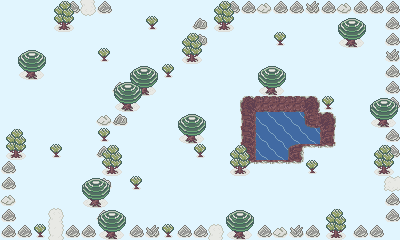

A level layout from a 2D game, rendered from its tile map. Below: a short description, then the map file with tile-grid data replaced by summaries:
An orthogonal 25x15 tile map with 16x16 px tiles, 2 tile layers (Tile Layer 1, Tile Layer 2), 5 tilesets and 9 objects (4x Door, 3x Modifier, NPC).

<map version="1.9" tiledversion="1.9.0" orientation="orthogonal" renderorder="right-down" width="25" height="15" tilewidth="16" tileheight="16" infinite="0" backgroundcolor="#e1f5fe" nextlayerid="11" nextobjectid="64">
 <properties>
  <property name="map-name" value="Route 5" />
  <property name="music" value="route-2" />
 </properties>
 <tileset firstgid="1" source="../tilesets/outdoor-1.tsx" />
 <tileset firstgid="129" source="../tilesets/monsters.tsx" />
 <tileset firstgid="204" source="../tilesets/npc_common.tsx" />
 <tileset firstgid="256" source="../tilesets/outdoor-2.tsx" />
 <tileset firstgid="416" source="../tilesets/basic.tsx" />
 <layer id="1" name="Tile Layer 1" width="25" height="15">
  <data>[375 cells, 125 non-empty, 22 distinct tile ids]</data>
 </layer>
 <objectgroup id="9" name="npc">
  <object id="58" class="NPC" gid="218" x="224" y="128" width="16" height="16">
   <properties>
    <property name="action">(if (and (! (has-item "40.eyeglasses")) (! (has-item "gem_4")))
    (begin
        (dialog
            '(("/_sad" "Today I really can't find any fish.")
            ("/" "But somehow I caught a pair of glasses. Do you want them?")))
        (define id "040-question-eyeglasses")
        (answer id '(("Yes" . #t) ("No" . #f)))
        (wait)
        (if (get id)
            (begin
                (dialog
                    '(("/" "Here you go!")
                    ("/hero_happy" "Thank you!")))
                (give-item "40.eyeglasses"))
            (dialog '(("/" "Oh, ok. Then I'll try to look for the owner.")))))
    (dialog '(("/" "Fishing is relaxing."))))</property>
   </properties>
  </object>
  <object id="60" class="Modifier" gid="434" x="80" y="192" width="16" height="16">
   <properties>
    <property name="moneyDelta" type="int" value="75" />
   </properties>
  </object>
 </objectgroup>
 <layer id="6" name="Tile Layer 2" width="25" height="15">
  <data>[375 cells, 42 non-empty, 10 distinct tile ids]</data>
 </layer>
 <objectgroup id="8" name="items">
  <object id="61" class="Modifier" gid="434" x="272" y="64" width="16" height="16">
   <properties>
    <property name="moneyDelta" type="int" value="15" />
   </properties>
  </object>
  <object id="62" class="Modifier" gid="434" x="368" y="224" width="16" height="16">
   <properties>
    <property name="moneyDelta" type="int" value="15" />
   </properties>
  </object>
  <object id="63" gid="427" x="112" y="192" width="16" height="16">
   <properties>
    <property name="healthPointsDelta" type="int" value="50" />
   </properties>
  </object>
 </objectgroup>
 <objectgroup id="10" name="spawn points">
  <object id="51" class="Door" x="80" y="0" width="16" height="16">
   <properties>
    <property name="roomId" value="39" />
   </properties>
  </object>
  <object id="52" class="Door" x="384" y="176" width="16" height="16">
   <properties>
    <property name="mainDoor" type="bool" value="true" />
    <property name="orientation" type="int" value="3" />
    <property name="roomId" value="42" />
   </properties>
  </object>
  <object id="54" class="Door" x="208" y="224" width="16" height="16">
   <properties>
    <property name="orientation" type="int" value="1" />
    <property name="roomId" value="41/1" />
   </properties>
  </object>
  <object id="55" class="Door" x="48" y="224" width="16" height="16">
   <properties>
    <property name="orientation" type="int" value="1" />
    <property name="roomId" value="41/2" />
   </properties>
  </object>
 </objectgroup>
</map>
